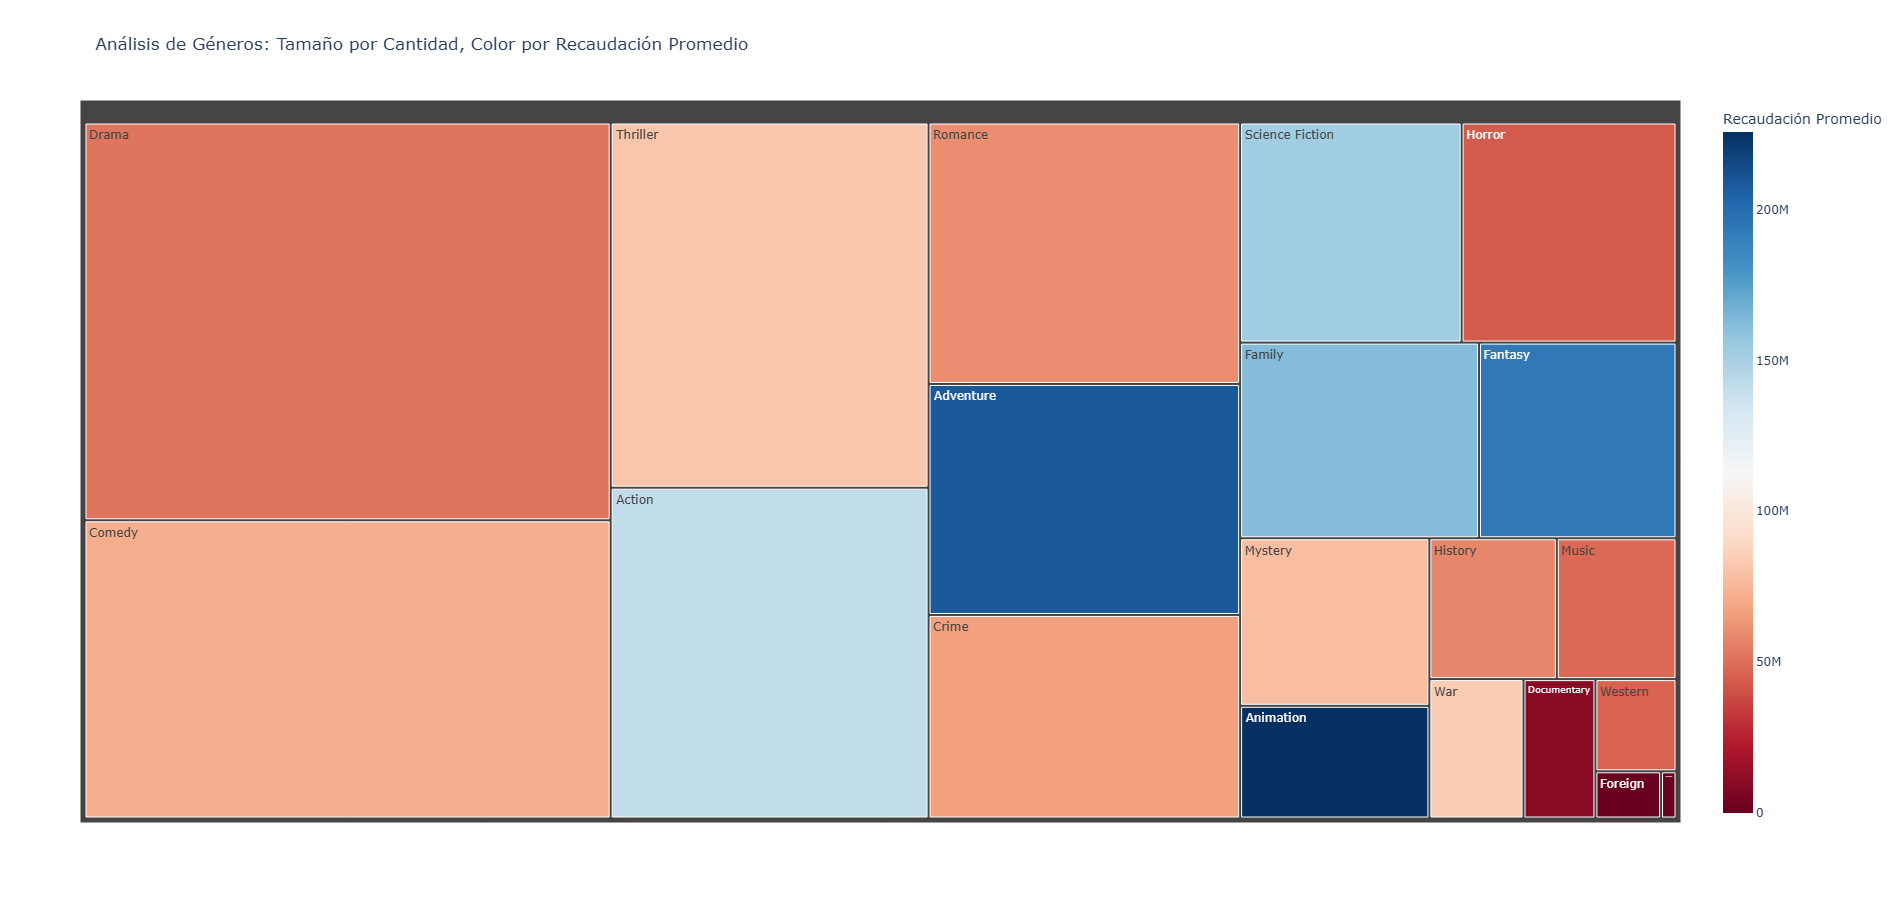

Python code for this plot:
import pandas as pd
import plotly.express as px
import ast
import os

BASE_DIR = os.path.dirname(os.path.abspath(__file__))

ruta_csv = os.path.join(BASE_DIR, '..', '..', 'Datos', 'BenjaminUrrutia', 'tmdb_5000_movies.csv')

df = pd.read_csv(ruta_csv)

def obtener_generos(json_str):
    try:
        lista_generos = ast.literal_eval(json_str)
        return [g['name'] for g in lista_generos]
    except:
        return []


df['lista_generos'] = df['genres'].apply(obtener_generos)

df_exploded = df.explode('lista_generos')

genre_analysis = df_exploded.groupby('lista_generos').agg(
    count=('lista_generos', 'count'),
    avg_revenue=('revenue', 'mean')
).reset_index()

fig = px.treemap(
    genre_analysis, 
    path=['lista_generos'], 
    values='count',      
    color='avg_revenue', 
    color_continuous_scale='RdBu', 
    title='Análisis de Géneros: Tamaño por Cantidad, Color por Recaudación Promedio',
    labels={'count': 'N° de Películas', 'lista_generos': 'Género', 'avg_revenue': 'Recaudación Promedio'}
)

fig.show()
